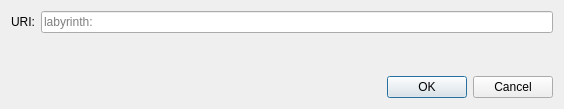
<?xml version="1.0" encoding="UTF-8"?>
<ui version="4.0">
 <class>OpenURIDialog</class>
 <widget class="QDialog" name="OpenURIDialog">
  <property name="geometry">
   <rect>
    <x>0</x>
    <y>0</y>
    <width>564</width>
    <height>109</height>
   </rect>
  </property>
  <property name="windowTitle">
   <string>Open labyrinth URI</string>
  </property>
  <layout class="QVBoxLayout" name="verticalLayout">
   <item>
    <layout class="QHBoxLayout" name="horizontalLayout">
     <item>
      <widget class="QLabel" name="label">
       <property name="text">
        <string>URI:</string>
       </property>
      </widget>
     </item>
     <item>
      <widget class="QValidatedLineEdit" name="uriEdit">
       <property name="placeholderText">
        <string notr="true">labyrinth:</string>
       </property>
      </widget>
     </item>
    </layout>
   </item>
   <item>
    <spacer name="verticalSpacer">
     <property name="orientation">
      <enum>Qt::Vertical</enum>
     </property>
     <property name="sizeHint" stdset="0">
      <size>
       <width>20</width>
       <height>40</height>
      </size>
     </property>
    </spacer>
   </item>
   <item>
    <widget class="QDialogButtonBox" name="buttonBox">
     <property name="orientation">
      <enum>Qt::Horizontal</enum>
     </property>
     <property name="standardButtons">
      <set>QDialogButtonBox::Cancel|QDialogButtonBox::Ok</set>
     </property>
    </widget>
   </item>
  </layout>
 </widget>
 <customwidgets>
  <customwidget>
   <class>QValidatedLineEdit</class>
   <extends>QLineEdit</extends>
   <header>qt/qvalidatedlineedit.h</header>
  </customwidget>
 </customwidgets>
 <resources/>
 <connections>
  <connection>
   <sender>buttonBox</sender>
   <signal>accepted()</signal>
   <receiver>OpenURIDialog</receiver>
   <slot>accept()</slot>
   <hints>
    <hint type="sourcelabel">
     <x>248</x>
     <y>254</y>
    </hint>
    <hint type="destinationlabel">
     <x>157</x>
     <y>274</y>
    </hint>
   </hints>
  </connection>
  <connection>
   <sender>buttonBox</sender>
   <signal>rejected()</signal>
   <receiver>OpenURIDialog</receiver>
   <slot>reject()</slot>
   <hints>
    <hint type="sourcelabel">
     <x>316</x>
     <y>260</y>
    </hint>
    <hint type="destinationlabel">
     <x>286</x>
     <y>274</y>
    </hint>
   </hints>
  </connection>
 </connections>
</ui>
